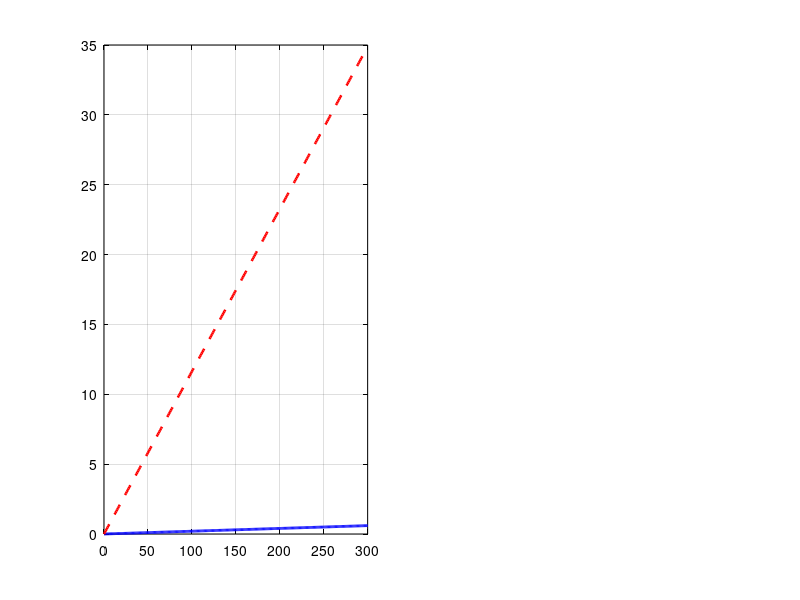

Source code (MATLAB): (Note: this script raises an error after producing the figure.)
%% Aşama 2.3 — Hız PI ANALİTİK + MÜHENDİSLİK türetmesi (deneme-yanılma DEĞİL)
%
% AMAÇ: Çalışan Kp=0.002, Ki=0.1 kazançlarının analitik/mühendislik temelini göster.
% Bunlar keyfi/ampirik değil — DOĞRU plant'ta DOYUM-kısıtlı pole placement sonucu.
%
% Aşama 2.1 conservative tasarımının İKİ hatası (sim-to-real gap kök nedeni):
%   (H1) YANLIŞ PLANT: K=53.89 (Veff->ω) varsaydı; ama firmware PI çıkışı *duty*.
%        Gerçek plant duty->ω: Kg = K·Vs = 654.8  (12.15× daha yüksek kazanç!)
%   (H2) DOYUM KISITINI YOK SAYDI: P-terimi Kp·e doyumu (±0.5) aşınca bang-bang.
%        Conservative Kp=0.1163 → e=0.5/0.1163=4.3 rad/s'te bile P-terimi doyar.
%
% DÜZELTİLMİŞ ANALİTİK TASARIM (bu betik):
%   (1) Kp: DOYUM kısıtı. P-terimi normal hata aralığında (serbest mil ω_max'a kadar)
%       doyumu aşmamalı → Kp ≤ duty_max / ω_max.
%   (2) ω_n: bant genişliği = 2× plant kutbu (2/τ), Nyquist'in çok altında (ayrık güvenli).
%   (3) Ki: DOĞRU plant'ta pole placement → Ki = ω_n²·τ / Kg.
%   (4) ζ: (1+Kg·Kp)/(2√(Kg·Ki·τ)) — seçimlerden DOĞAR (bağımsız ayarlanmaz).
%
% Kaynak: [Franklin2010] §6.4 (pole placement), §9 (saturation/anti-windup tasarım kısıtı),
%         [AstromMurray2008] §10 (PI + windup). Doğrulama: margin + realistic sim + gerçek motor.

clear; close all; clc;
set(groot,'defaultFigureColor','w','defaultAxesColor','w','defaultAxesXColor','k', ...
    'defaultAxesYColor','k','defaultTextColor','k','defaultAxesGridColor',[0.15 0.15 0.15]);

% ── Fiziksel parametreler (Aşama 1 + donanım) ─────────────────────
K   = 53.89;    tau = 0.0605;   Vs = 12.15;   Vsat = 0.5;   duty_max = 0.5;
Kg  = K*Vs;                              % DOĞRU plant kazancı (duty->ω)
fprintf('DOĞRU plant kazancı Kg = K·Vs = %.1f (Aşama 2.1 yanlışlıkla K=%.2f kullandı, %.1f× hata)\n', Kg, K, Vs);

% ── (1) Kp: DOYUM kısıtı ──────────────────────────────────────────
omega_max = K*(Vs*duty_max - Vsat);      % serbest mil max hız (duty=0.5'te ω_ss)
Kp_sat_bound = duty_max / omega_max;     % P-terimi ω_max hatasında bile doyumu aşmasın
fprintf('\n(1) DOYUM KISITI: serbest mil ω_max = K·(Vs·duty_max−Vsat) = %.0f rad/s\n', omega_max);
fprintf('    Kp ≤ duty_max/ω_max = %.5f → Kp = 0.002 seçildi (doyum-güvenli, ~%.0f rad/s''e kadar lineer)\n', ...
    Kp_sat_bound, duty_max/0.002);
Kp = 0.002;

% ── (2) ω_n: bant genişliği = 2× plant kutbu ──────────────────────
omega_n = 2/tau;                          % plant kutbu 1/τ; kapalı-çevrim 2× hızlı
omega_nyq = pi/0.007;                     % ayrık Nyquist (~7ms döngü)
fprintf('\n(2) BANT GENİŞLİĞİ: plant kutbu 1/τ=%.1f rad/s → ω_n = 2/τ = %.1f rad/s\n', 1/tau, omega_n);
fprintf('    Nyquist ω_Nyq=%.0f rad/s → ω_n Nyquist''in %.0f× altında (ayrık güvenli)\n', omega_nyq, omega_nyq/omega_n);

% ── (3) Ki: DOĞRU plant'ta pole placement ─────────────────────────
Ki = omega_n^2 * tau / Kg;
fprintf('\n(3) POLE PLACEMENT (doğru plant): Ki = ω_n²·τ/Kg = %.4f\n', Ki);

% ── (4) ζ: seçimlerden doğar ──────────────────────────────────────
zeta = (1 + Kg*Kp) / (2*sqrt(Kg*Ki*tau));
fprintf('\n(4) ζ = (1+Kg·Kp)/(2√(Kg·Ki·τ)) = %.3f (hafif sönümlü — seçimden DOĞDU)\n', zeta);

% ── Doğrulama: margin (doğru plant) ───────────────────────────────
s = tf('s'); Gd = Kg/(tau*s+1); Ce = Kp + Ki/s; Le = Ce*Gd;
[Gm,Pm,~,wc] = margin(Le);
fprintf('\n=== TÜRETİLEN KAZANÇLAR: Kp=%.4f, Ki=%.4f (= firmware) ===\n', Kp, Ki);
fprintf('    margin (doğru plant): PM=%.1f°, ωc=%.1f rad/s, GM=%.0f dB\n', Pm, wc, 20*log10(Gm));

% ── Conservative'in doyum hatası (karşılaştırma) ──────────────────
Kp_c = 0.1163;  e_sat_c = duty_max/Kp_c;  e_sat = duty_max/Kp;
fprintf('\nCONSERVATIVE Kp=%.4f → P-terimi e=%.1f rad/s''te doyar (minik hata → bang-bang)\n', Kp_c, e_sat_c);
fprintf('DÜZELTİLMİŞ  Kp=%.4f → P-terimi e=%.0f rad/s''e kadar lineer (doyum-güvenli)\n', Kp, e_sat);

% ── Görsel: (sol) doyum kısıtı P-terimi vs hata, (sağ) kapalı-çevrim step ──
fig = figure('Position',[60 60 1050 440],'Color','w');
subplot(1,2,1);
e = 0:1:300;
plot(e, Kp*e, 'b','LineWidth',2); hold on; grid on;
plot(e, Kp_c*e, 'r--','LineWidth',1.8);
yline(duty_max,'k:','duty doyum 0.5','LineWidth',1.2,'LabelHorizontalAlignment','left');
plot(e_sat_c, duty_max,'ro','MarkerFaceColor','r','MarkerSize',8);
plot(min(e_sat,300), Kp*min(e_sat,300),'bo','MarkerFaceColor','b','MarkerSize',8);
xlabel('hız hatası e (rad/s)'); ylabel('P-terimi = K_p·e (duty)');
title('DOYUM KISITI — P-terimi doyumu aşmamalı'); ylim([0 0.7]);
legend(sprintf('düzeltilmiş K_p=%.3f',Kp), sprintf('conservative K_p=%.3f',Kp_c), ...
    'Location','northwest','TextColor','k','Color','w');
text(e_sat_c+5, duty_max-0.05, sprintf('conservative %.1f rad/s''te doyar!',e_sat_c),'Color','r','FontSize',9);

subplot(1,2,2);
T = feedback(Le,1); [y,t] = step(50*T, 0:0.001:0.3);
plot(t*1000, y, 'b','LineWidth',2); hold on; grid on;
yline(50,'r--'); yline(50*1.05,'k:'); yline(50*0.95,'k:');
xlabel('t (ms)'); ylabel('\omega (rad/s)');
title(sprintf('Kapalı-çevrim step (doğru plant): ζ=%.2f, ω_n=%.0f',zeta,omega_n));
legend('ω (50 rad/s ref)','Location','southeast','TextColor','k','Color','w');
sgtitle(sprintf('Aşama 2.3 — Hız PI ANALİTİK türetme: K_p=%.3f (doyum), K_i=%.2f (pole place, doğru plant)',Kp,Ki),'Color','k');

here = fileparts(mfilename('fullpath'));
outdir = fullfile(here,'results','2_1_speed_pi');
if ~exist(outdir,'dir'); mkdir(outdir); end
exportgraphics(fig, fullfile(outdir,'06b_speed_pi_analytic_derivation.png'),'Resolution',150); close(fig);

params = struct('Kp',Kp,'Ki',Ki,'zeta',zeta,'omega_n',omega_n,'Kg_correct_plant',Kg, ...
    'Kp_saturation_bound',Kp_sat_bound,'omega_max_freeshaft',omega_max, ...
    'PM_deg',Pm,'wc',wc,'conservative_Kp',Kp_c,'conservative_saturates_at_radps',e_sat_c, ...
    'method','saturation_constrained_pole_placement_correct_plant', ...
    'kaynak',{{'Franklin2010 §6.4','Franklin2010 §9','AstromMurray2008 §10'}});
fid=fopen(fullfile(outdir,'speed_pi_analytic_params.json'),'w');
fwrite(fid,jsonencode(params,'PrettyPrint',true),'char'); fclose(fid);
fprintf('\nÇıktı: %s/06b_speed_pi_analytic_derivation.png + speed_pi_analytic_params.json\n',outdir);
